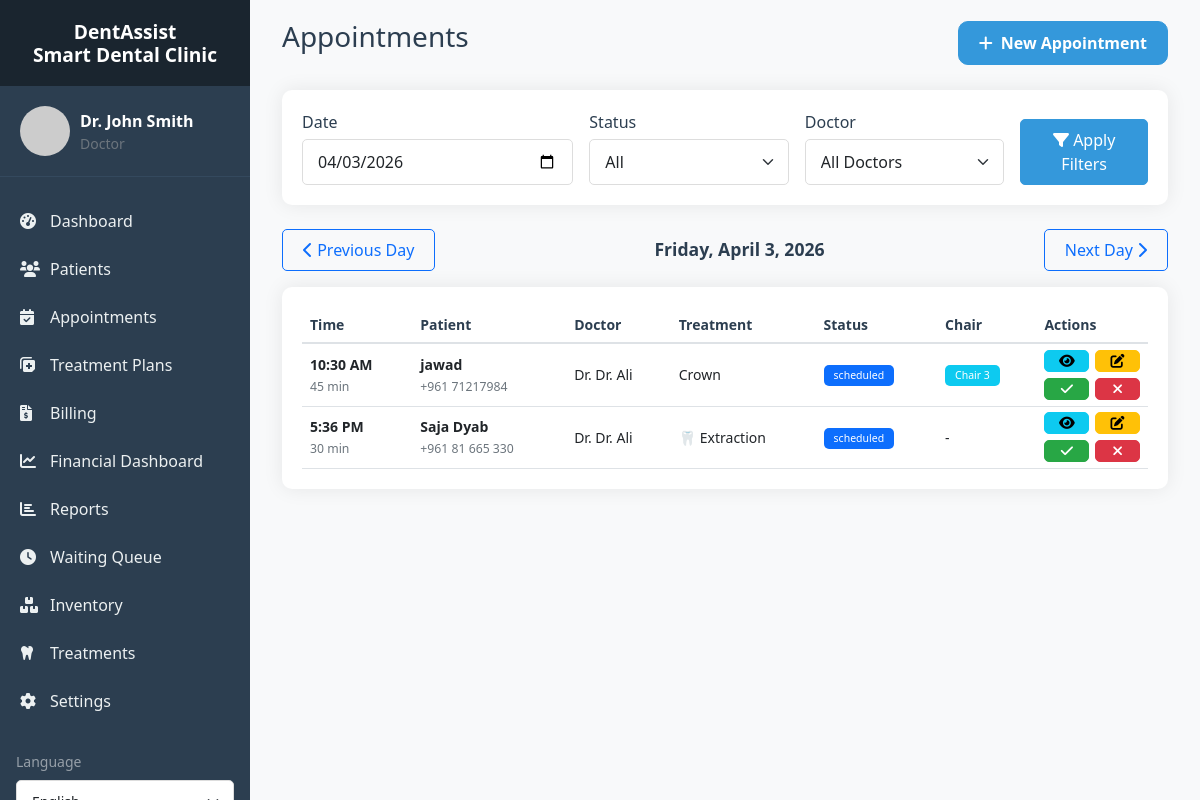
The page /appointments/index.php (signed in) on the database its author committed.
### tables this page shows
CREATE TABLE `appointments` (
  `id` int(11) NOT NULL,
  `patient_id` int(11) NOT NULL,
  `doctor_id` int(11) NOT NULL,
  `appointment_date` date NOT NULL,
  `appointment_time` time NOT NULL,
  `duration` int(11) DEFAULT 30,
  `end_time` time GENERATED ALWAYS AS (addtime(`appointment_time`,sec_to_time(`duration` * 60))) VIRTUAL,
  `treatment_type` varchar(100) NOT NULL,
  `description` text DEFAULT NULL,
  `chair_number` int(11) DEFAULT NULL,
  `status` enum('scheduled','checked-in','in-treatment','completed','cancelled','no-show','follow-up') DEFAULT 'scheduled',
  `cancellation_reason` text DEFAULT NULL,
  `notes` text DEFAULT NULL,
  `reminder_sent_48h` tinyint(1) DEFAULT 0,
  `reminder_sent_24h` tinyint(1) DEFAULT 0,
  `reminder_sent_at` timestamp NULL DEFAULT NULL,
  `invoice_id` int(11) DEFAULT NULL,
  `created_at` timestamp NOT NULL DEFAULT current_timestamp(),
  `updated_at` timestamp NOT NULL DEFAULT current_timestamp() ON UPDATE current_timestamp(),
  `created_by` int(11) DEFAULT NULL
);

CREATE TABLE `patients` (
  `id` int(11) NOT NULL,
  `user_id` int(11) DEFAULT NULL,
  `full_name` varchar(100) NOT NULL,
  `date_of_birth` date DEFAULT NULL,
  `gender` enum('male','female','other') DEFAULT NULL,
  `phone` varchar(20) DEFAULT NULL,
  `email` varchar(100) DEFAULT NULL,
  `emergency_contact_name` varchar(100) DEFAULT NULL,
  `emergency_contact_phone` varchar(20) DEFAULT NULL,
  `emergency_contact_relation` varchar(50) DEFAULT NULL,
  `insurance_provider` varchar(100) DEFAULT NULL,
  `insurance_id` varchar(50) DEFAULT NULL,
  `insurance_type` enum('Private','Social Security','Medicaid','None') DEFAULT 'None',
  `insurance_coverage` int(11) DEFAULT 0,
  `medical_history` text DEFAULT NULL,
  `allergies` text DEFAULT NULL,
  `current_medications` text DEFAULT NULL,
  `past_surgeries` text DEFAULT NULL,
  `chronic_conditions` text DEFAULT NULL,
  `dental_history` text DEFAULT NULL,
  `previous_dentist` varchar(100) DEFAULT NULL,
  `last_visit_date` date DEFAULT NULL,
  `address_line1` varchar(255) DEFAULT NULL,
  `address_line2` varchar(255) DEFAULT NULL,
  `address` varchar(500) DEFAULT NULL,
  `city` varchar(100) DEFAULT NULL,
  `state` varchar(50) DEFAULT NULL,
  `postal_code` varchar(20) DEFAULT NULL,
  `country` varchar(50) DEFAULT 'USA',
  `points` int(11) DEFAULT 0,
  `subscription_type` enum('none','basic','premium','family') DEFAULT 'none',
  `subscription_start_date` date DEFAULT NULL,
  `subscription_end_date` date DEFAULT NULL,
  `referral_code` varchar(20) DEFAULT NULL,
  `referred_by` int(11) DEFAULT NULL,
  `created_at` timestamp NOT NULL DEFAULT current_timestamp(),
  `updated_at` timestamp NOT NULL DEFAULT current_timestamp() ON UPDATE current_timestamp(),
  `created_by` int(11) DEFAULT NULL,
  `subscription_status` enum('none','pending','active','expired') DEFAULT 'none'
);

CREATE TABLE `users` (
  `id` int(11) NOT NULL,
  `username` varchar(191) NOT NULL,
  `email` varchar(191) NOT NULL,
  `password_hash` varchar(255) NOT NULL,
  `full_name` varchar(100) NOT NULL,
  `role` enum('doctor','assistant','patient') NOT NULL,
  `is_admin` tinyint(1) NOT NULL DEFAULT 0,
  `phone` varchar(20) DEFAULT NULL,
  `profile_image` varchar(255) DEFAULT NULL,
  `created_at` timestamp NOT NULL DEFAULT current_timestamp(),
  `updated_at` timestamp NOT NULL DEFAULT current_timestamp() ON UPDATE current_timestamp(),
  `is_active` tinyint(1) DEFAULT 1,
  `last_login` timestamp NULL DEFAULT NULL
);

### includes/db.php (called while the page is built, shortened)
<?php
class Database {
    private $host = DB_HOST;
    private $user = DB_USER;
    private $pass = DB_PASS;
    private $dbname = DB_NAME;
    private $conn;
    private static $instance = null;
    private function __construct() {
        try {
            $this->conn = new mysqli($this->host, $this->user, $this->pass, $this->dbname);
            $this->conn->set_charset("utf8mb4");
        } catch (Exception $e) {
            die("Database connection error: " . $e->getMessage());
        }
    }
    public static function getInstance() {
        if (self::$instance == null) {
            self::$instance = new Database();
        }
        return self::$instance;
    }
    public function query($sql, $params = [], $types = "") {
        $stmt = $this->conn->prepare($sql);
        if (!empty($params)) {
            if (empty($types)) {
                $types = $this->determineTypes($params);
            }
            $stmt->bind_param($types, ...$params);
        }
        $stmt->execute();
        return $stmt;
    }
    private function determineTypes($params) {
        $types = '';
        foreach ($params as $param) {
            if (is_int($param)) {
                $types .= 'i';
            } elseif (is_float($param)) {
                $types .= 'd';
            } elseif (is_string($param)) {
                $types .= 's';
            } else {
                $types .= 'b';
            }
        }
        return $types;
    }
    public function fetchAll($sql, $params = [], $types = "") {
        $stmt = $this->query($sql, $params, $types);
        $result = $stmt->get_result();
        if ($result) {
            return $result->fetch_all(MYSQLI_ASSOC);
        }
        return [];
    }
}
?>

### appointments/index.php (the view, shortened to what this page needs)
<?php
require_once '../includes/db.php';
require_once '../includes/functions.php';
$db = Database::getInstance();
$date = $_GET['date'] ?? date('Y-m-d');
$status = $_GET['status'] ?? '';
$doctorId = $_GET['doctor_id'] ?? '';
$where = ["appointment_date = ?"];
$params = [$date];
$types = "s";
$whereClause = implode(" AND ", $where);
$appointments = $db->fetchAll(
    "SELECT a.*,
            p.full_name as patient_name,
            p.phone as patient_phone,
            u.full_name as doctor_name
     FROM appointments a
     JOIN patients p ON a.patient_id = p.id
     JOIN users u ON a.doctor_id = u.id
     WHERE $whereClause
     ORDER BY a.appointment_time",
    $params,
    $types
);
include '../layouts/header.php';
?>
<div class="container-fluid">
    <div class="d-flex justify-content-between align-items-center mb-4 appointments-page-header">
        <h1 class="h3 appointments-page-title">Appointments</h1>
        <button type="button" class="btn btn-primary btn-new-appointment" onclick="window.location.href='add.php'">
            <i class="fas fa-plus"></i> New Appointment
        </button>
    </div>
    <div class="card mb-4 appointments-filters">
        <div class="card-body">
            <form method="GET" class="row g-3">
                <div class="col-md-4">
                    <label class="form-label">Date</label>
                    <input type="date" class="form-control" name="date" value="<?php echo $date; ?>">
                </div>
                <div class="col-md-3">
                    <label class="form-label">Status</label>
                    <select class="form-select" name="status">
                        <option value="">All</option>
                    </select>
                </div>
                <div class="col-md-3">
                    <label class="form-label">Doctor</label>
                    <select class="form-select" name="doctor_id">
                        <option value="">All Doctors</option>
                    </select>
                </div>
                <div class="col-md-2 d-flex align-items-end">
                    <button type="submit" class="btn btn-primary w-100">
                        <i class="fas fa-filter"></i> Apply Filters
                    </button>
                </div>
            </form>
        </div>
    </div>
    <div class="d-flex justify-content-between align-items-center mb-3 appointments-date-nav">
        <a href="?date=<?php echo date('Y-m-d', strtotime($date . ' -1 day')); ?>&status=<?php echo urlencode($status); ?>&doctor_id=<?php echo urlencode($doctorId); ?>"
           class="btn btn-outline-primary">
            <i class="fas fa-chevron-left"></i> <span class="d-none d-sm-inline">Previous Day</span><span class="d-sm-none">Prev</span>
        </a>
        <h4 class="appointments-date-heading mb-0"><?php echo date('l, F j, Y', strtotime($date)); ?></h4>
        <a href="?date=<?php echo date('Y-m-d', strtotime($date . ' +1 day')); ?>&status=<?php echo urlencode($status); ?>&doctor_id=<?php echo urlencode($doctorId); ?>"
           class="btn btn-outline-primary">
            <span class="d-none d-sm-inline">Next Day</span><span class="d-sm-none">Next</span> <i class="fas fa-chevron-right"></i>
        </a>
    </div>
    <div class="card">
        <div class="card-body appointments-table-wrap">
            <?php if (empty($appointments)): ?>
                <p class="text-muted text-center py-4">No appointments found for this date</p>
            <?php else: ?>
                <div class="table-responsive">
                    <table class="table table-hover mb-0">
                        <thead>
                            <tr>
                                <th>Time</th>
                                <th>Patient</th>
                                <th>Doctor</th>
                                <th>Treatment</th>
                                <th>Status</th>
                                <th>Chair</th>
                                <th>Actions</th>
                            </tr>
                        </thead>
                        <tbody>
                            <?php foreach ($appointments as $apt): ?>
                                <tr>
                                    <td>
                                        <strong><?php echo formatTime($apt['appointment_time']); ?></strong><br>
                                        <small class="text-muted"><?php echo $apt['duration']; ?> min</small>
                                    </td>
                                    <td>
                                        <strong><?php echo htmlspecialchars($apt['patient_name']); ?></strong><br>
                                        <small class="text-muted"><?php echo $apt['patient_phone']; ?></small>
                                    </td>
                                    <td>Dr. <?php echo htmlspecialchars($apt['doctor_name']); ?></td>
                                    <td><?php echo $apt['treatment_type']; ?></td>
                                    <td><?php echo getStatusBadge($apt['status']); ?></td>
                                    <td>
                                        <?php if ($apt['chair_number']): ?>
                                            <span class="badge bg-info">Chair <?php echo $apt['chair_number']; ?></span>
                                        <?php else: ?>
                                            -
                                        <?php endif; ?>
                                    </td>
                                    <td>
                                        <div class="appointments-actions">
                                            <button type="button" class="btn btn-sm btn-info"
                                                    onclick="viewAppointment(<?php echo $apt['id']; ?>)"
                                                    title="View">
                                                <i class="fas fa-eye"></i>
                                            </button>
                                            <button type="button" class="btn btn-sm btn-warning"
                                                    onclick="editAppointment(<?php echo $apt['id']; ?>)"
                                                    title="Edit">
                                                <i class="fas fa-edit"></i>
                                            </button>
                                            <button type="button" class="btn btn-sm btn-success"
                                                    onclick="updateStatus(<?php echo $apt['id']; ?>, 'completed')"
                                                    title="Mark Completed">
                                                <i class="fas fa-check"></i>
                                            </button>
                                            <button type="button" class="btn btn-sm btn-danger"
                                                    onclick="cancelAppointment(<?php echo $apt['id']; ?>)"
                                                    title="Cancel">
                                                <i class="fas fa-times"></i>
                                            </button>
                                        </div>
                                    </td>
                                </tr>
                            <?php endforeach; ?>
                        </tbody>
                    </table>
                </div>
            <?php endif; ?>
        </div>
    </div>
</div>
<?php include '../layouts/footer.php'; ?>

### includes/functions.php (shortened to what this page needs)
<?php
require_once 'db.php';
function formatTime($time, $format = 'g:i A')
{
    try {
        $timeObj = new DateTime($time);
        return $timeObj->format($format);
    } catch (Exception $e) {
        return 'Not set';
    }
}
function getStatusBadge($status)
{
    $colors = [
        'scheduled' => 'primary',
        'checked-in' => 'info',
        'in-treatment' => 'warning',
        'completed' => 'success',
        'cancelled' => 'danger',
        'no-show' => 'secondary',
        'follow-up' => 'dark'
    ];
    $color = $colors[$status] ?? 'secondary';
    return "<span class='badge bg-{$color}'>{$status}</span>";
}

### assets/css/style.css (style rules this page uses)
:root { --primary-color: #3498db; --secondary-color: #2c3e50; --success-color: #28a745; --danger-color: #dc3545; --warning-color: #ffc107; --info-color: #17a2b8; --light-color: #f8f9fa; --dark-color: #343a40; }
body { font-family: 'Segoe UI', Tahoma, Geneva, Verdana, sans-serif; background-color: #f8f9fa; margin: 0; padding: 0; }
h1, h2, h3, h4, h5, h6 { color: var(--secondary-color); font-weight: 600; }
.card { border: none; border-radius: 10px; box-shadow: 0 0 20px rgba(0,0,0,0.08); margin-bottom: 20px; }
.card-body { padding: 20px; }
.table { margin-bottom: 0; }
.table thead th { border-top: none; border-bottom: 2px solid #dee2e6; font-weight: 600; color: var(--secondary-color); }
.btn { border-radius: 5px; padding: 8px 20px; font-weight: 500; transition: all 0.3s; }
.btn-primary { background-color: var(--primary-color); border-color: var(--primary-color); }
.btn-success { background-color: var(--success-color); border-color: var(--success-color); }
.btn-warning { background-color: var(--warning-color); border-color: var(--warning-color); }
.btn-danger { background-color: var(--danger-color); border-color: var(--danger-color); }
.form-control, .form-select { border-radius: 5px; border: 1px solid #ddd; padding: 10px 15px; transition: all 0.3s; }
.form-label { font-weight: 500; color: var(--secondary-color); margin-bottom: 5px; }
.badge { padding: 5px 10px; border-radius: 5px; font-weight: 500; }

### appointments/index.php (style rules this page uses)
.appointments-page-title { margin-bottom: 0.75rem; }
.appointments-page-header { flex-wrap: wrap; gap: 0.75rem; }
.btn-new-appointment { display: inline-flex; align-items: center; gap: 0.5rem; padding: 0.55rem 1.25rem; font-weight: 600; border-radius: 10px; }
.appointments-filters .form-label { font-weight: 500; }
.appointments-date-nav { flex-wrap: wrap; gap: 0.75rem; }
.appointments-date-nav .appointments-date-heading { text-align: center; flex: 1 1 auto; min-width: 0; font-size: 1.1rem; }
.appointments-table-wrap .table { font-size: 0.875rem; }
.appointments-table-wrap .table thead th { padding: 0.45rem 0.5rem; vertical-align: middle; white-space: nowrap; }
.appointments-table-wrap .table tbody td { padding: 0.35rem 0.5rem; vertical-align: middle; }
.appointments-actions { display: grid; grid-template-columns: repeat(2, minmax(0, 1fr)); gap: 0.35rem; max-width: 140px; }
.appointments-actions .btn { padding: 0.2rem 0.35rem; display: inline-flex; align-items: center; justify-content: center; }

### rows shown on the page
appointments: appointment_time "10:30 AM", duration "45", patient.full_name "jawad", patient.phone "+961 71217984", doctor.full_name "Dr. Ali", treatment_type "Crown", status "scheduled", chair_number "3"
appointments: appointment_time "5:36 PM", duration "30", patient.full_name "Saja Dyab", patient.phone "+961 81 665 330", doctor.full_name "Dr. Ali", treatment_type "🦷 Extraction", status "scheduled"

### other values the page prints
SITE_NAME "DentAssist Smart Dental Clinic"
$_SESSION['full_name'] "Dr. John Smith"
$role "Doctor"
__('dashboard', 'Dashboard') "Dashboard"
__('patients', 'Patients') "Patients"
__('appointments', 'Appointments') "Appointments"
__('treatment_plans', 'Treatment Plans') "Treatment Plans"
__('billing', 'Billing') "Billing"
__('financial_dashboard', 'Financial Dashboard') "Financial Dashboard"
__('reports', 'Reports') "Reports"
__('queue', 'Waiting Queue') "Waiting Queue"
__('inventory', 'Inventory') "Inventory"
__('treatments', 'Treatments') "Treatments"
__('settings', 'Settings') "Settings"
__('language', 'Language') "Language"
